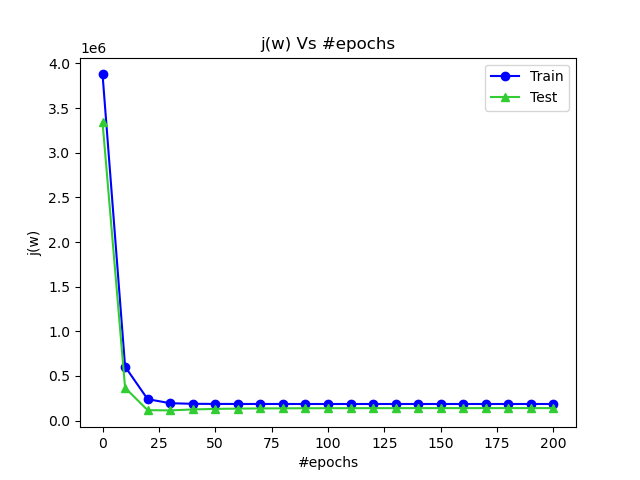

This figure's Python source:
## Multiple Regression Exercise

import argparse
import sys

import numpy as np
from matplotlib import pyplot as plt

import scaling as scal


# Read data matrix X and labels t from text file.
def read_data(file_name):
#  YOUR CODE here:
  data_file = np.loadtxt(file_name)
  X = data_file[:, 0:3] # square ft
  t = (data_file[:, 3])/100 # price

  return X, t


# Implement gradient descent algorithm to compute w = [w0, w1, ..., w_M].
def train(X, t, eta, epochs):

#  YOUR CODE here:
  data_mean, std = scal.mean_std(X) 
  data_scaled = scal.standardize(X, data_mean, std)
  w_t = np.array([0,0,0,0]) 
  for e in range(epochs):
    w_tplus1 = w_t - (eta * compute_gradient(data_scaled, t, w_t))
    w_t = w_tplus1

  return w_t




# Compute objective function (cost) on dataset (X, t).
def compute_cost(X, t, w):
#  YOUR CODE here:
  data_mean, std = scal.mean_std(X) 
  X = scal.standardize(X, data_mean, std)
  N = len(X) # Length of X square ft stored in N
  first = (1)/(2*N) # The first part of the equation 1/2N
  second = np.sum((np.dot(X, w) - t)**2) # second part of equation which consists of sum and squaring it
  cost = first * second # The cost function all together to get the actual value
  return cost

# Compute gradient of the objective function (cost) on dataset (X, t).
def compute_gradient(X, t, w):
  
#  YOUR CODE here:
  N = X.shape[0] # N is the number of rows
  X = X.T # transpose X
  grad = (X@(w@(X) - t))/(N) # calculates the gradient descent
  return grad



##======================= Main program =======================##
parser = argparse.ArgumentParser('Multiple Regression Exercise.')
parser.add_argument('-i', '--input_data_dir',
                    type=str,
                    default='../data/multiple',
                    help='Directory for the multiple regression houses dataset.')
FLAGS, unparsed = parser.parse_known_args()

# Read the training and test data.
Xtrain, ttrain = read_data(FLAGS.input_data_dir + "/train.txt")
Xtest, ttest = read_data(FLAGS.input_data_dir + "/test.txt")

#  YOUR CODE here: 
#     Make sure you add the bias feature to each training and test example.
#     Standardize the features using the mean and std comptued over *training*.


# Standardize the data
x_train_biased = np.column_stack((np.ones(Xtrain.shape[0]), Xtrain))
x_test_biased = np.column_stack((np.ones(Xtest.shape[0]), Xtest))

# call the train function
wepoch = train(x_train_biased, ttrain, 0.1, 200 )



# print weights
print('Params: ', wepoch)

# Print cost and RMSE on training data.
print('Training RMSE: %0.2f.' % np.sqrt(2 * compute_cost(x_train_biased, ttrain, wepoch)))
print('Training cost: %0.2f.' % compute_cost(x_train_biased, ttrain, wepoch))


# Print cost and RMSE on test data.
print('Test RMSE: %0.2f.' % np.sqrt(2 * compute_cost(x_test_biased, ttest, wepoch)))
print('Test cost: %0.2f.' % compute_cost(x_test_biased, ttest, wepoch))


# compute train 
costs = [] # create an empty list
epochs = list(range(0, 210, 10)) # create a varibale epochs to get the range in 10 increments

for j in range(0, 210, 10):
  weights = train(x_train_biased, ttrain, 0.1, j)
  costs.append(compute_cost(x_train_biased, ttrain, weights))


# computing test
costs_test_data = [] # create an empty list
epochs_test_data = list(range(0, 210, 10)) # create a varibale to get the range in 10 increments

for j in range(0, 210, 10):
  weights = train(x_train_biased, ttrain, 0.1, j)
  costs_test_data.append(compute_cost(x_test_biased, ttest, weights))



plt.figure(1)
plt.title("j(w) Vs #epochs")
plt.plot(epochs, costs, marker = 'o', color = 'blue', label = 'Train') # the train data
plt.plot(epochs_test_data, costs_test_data, marker = '^', color = 'limegreen', label = 'Test') # the test data
plt.xlabel("#epochs")
plt.ylabel("j(w)")

leg1 = plt.legend()

plt.savefig('multiple.png')
  
